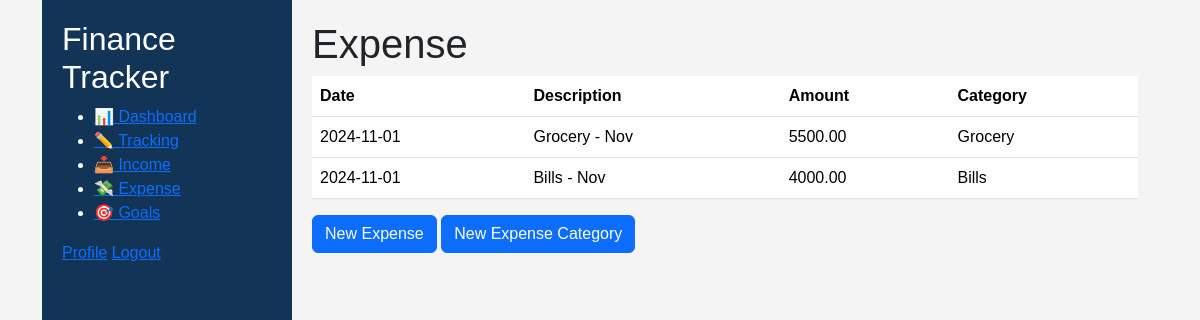
The page /expense.php (signed in) on the database as committed earlier.
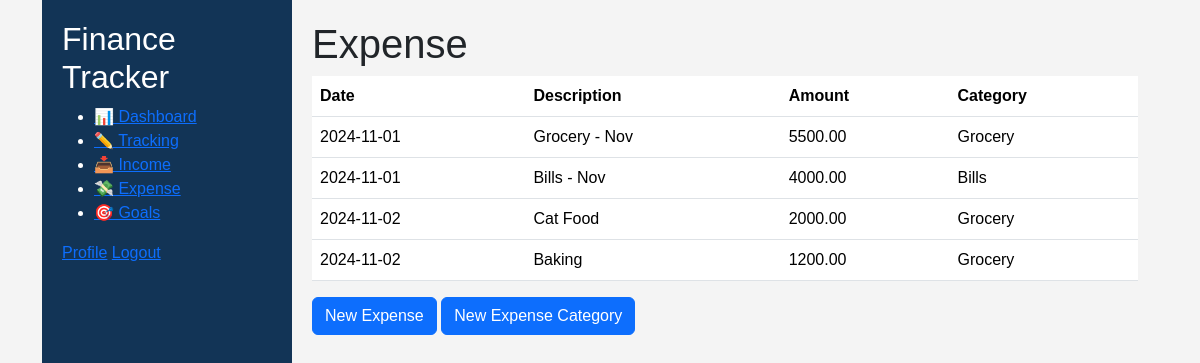
The same page on the database as committed later.
### tables this page shows
CREATE TABLE `expense` (
  `expense_id` int(11) NOT NULL,
  `User_id` int(11) DEFAULT NULL,
  `expense_date` date NOT NULL,
  `expense_description` text DEFAULT NULL,
  `expense_amount` decimal(10,2) NOT NULL,
  `category_id` int(11) DEFAULT NULL
);

CREATE TABLE `categories` (
  `category_id` int(11) NOT NULL,
  `User_id` int(11) DEFAULT NULL,
  `category_name` varchar(50) NOT NULL,
  `category_type` enum('Income','Expense','Savings') NOT NULL
);

### expense.php (the view, shortened to what this page needs)
<?php
include 'config/db_connection.php';
$user_id = $_SESSION['User_id'];
?>
<!DOCTYPE html>
<html lang="en">
<head>
    <link href="https://cdn.jsdelivr.net/npm/bootstrap@5.3.3/dist/css/bootstrap.min.css" rel="stylesheet">
    <link rel="stylesheet" href="css/styles.css">
</head>
<body>
    <div class="container">
        <nav class="sidebar">
            <h2>Finance Tracker</h2>
            <ul>
                <li><a href="dashboard.php">📊 Dashboard</a></li>
                <li><a href="income.php">✏️ Tracking</a></li>
                <li><a href="income.php">📥 Income</a></li>
                <li class="active"><a href="expense.php">💸 Expense</a></li>
                <li><a href="goals.php">🎯 Goals</a></li>
            </ul>
            <div class="sidebar-footer">
                <a href="profile.php">Profile</a>
                <a href="logout.php">Logout</a>
            </div>
        </nav>
        <div class="main-content">
            <h1>Expense</h1>
            <div class="expense_table_display">
                <table class="table">
                    <thead>
                        <tr>
                            <th scope="col">Date</th>
                            <th scope="col">Description</th>
                            <th scope="col">Amount</th>
                            <th scope="col">Category</th>
                        </tr>
                    </thead>
                    <tbody>
                        <?php
                        $query = "SELECT E.expense_id, E.User_id, E.expense_date, E.expense_description, E.expense_amount, C.category_name FROM Expense AS E JOIN Categories AS C ON E.category_id = C.category_id WHERE E.User_id = $user_id;";
                        $result = mysqli_query($conn, $query);
                        while ($row = $result->fetch_assoc()) {
                            echo "<tr>";
                            echo "<td>" . $row["expense_date"] . "</td>";
                            echo "<td>" . $row["expense_description"] . "</td>";
                            echo "<td>" . $row["expense_amount"] . "</td>";
                            echo "<td>" . $row["category_name"] . "</td>";
                            echo "</tr>";
                        }
                        ?>
                    </tbody>
                </table>
            </div>
            <div class="quick_add">
                <button type="button" class="btn btn-primary" data-bs-toggle="modal" data-bs-target="#newExpenseModal"> New Expense </button>
                <button type="button" class="btn btn-primary" data-bs-toggle="modal" data-bs-target="#newExpenseCategoryModal"> New Expense Category </button>
            </div>
        </div>
    </div>
</body>
</html>

### css/styles.css (style rules this page uses)
body { margin: 0; font-family: Arial, sans-serif; background-color: #f4f4f4; }
.container { display: flex; }
.sidebar { background-color: #123456; width: 250px; height: 100vh; padding: 20px; color: white; }
.main-content { flex-grow: 1; padding: 20px; }

Rows that differ between the two databases and show on the page:
added expense: expense_date "2024-11-02", expense_description "Cat Food", expense_amount "2000.00", category.category_name "Grocery"
added expense: expense_date "2024-11-02", expense_description "Baking", expense_amount "1200.00", category.category_name "Grocery"
